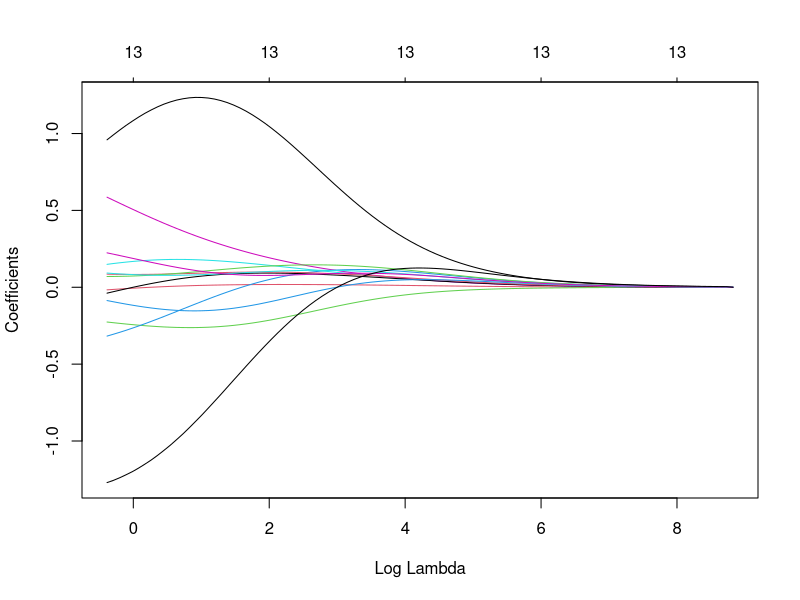
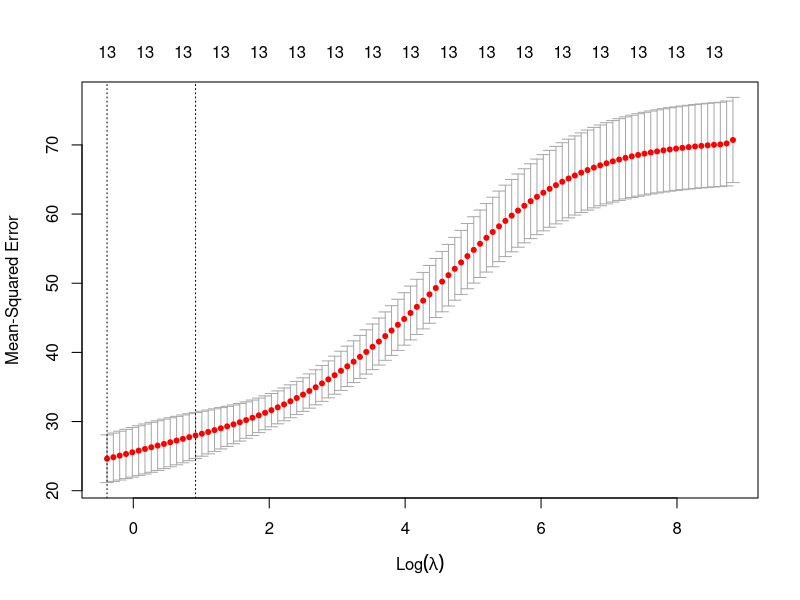
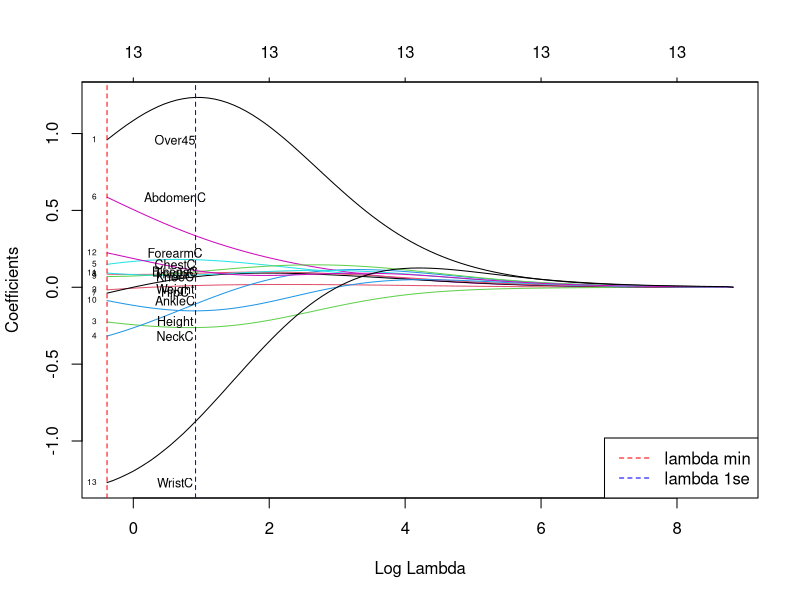
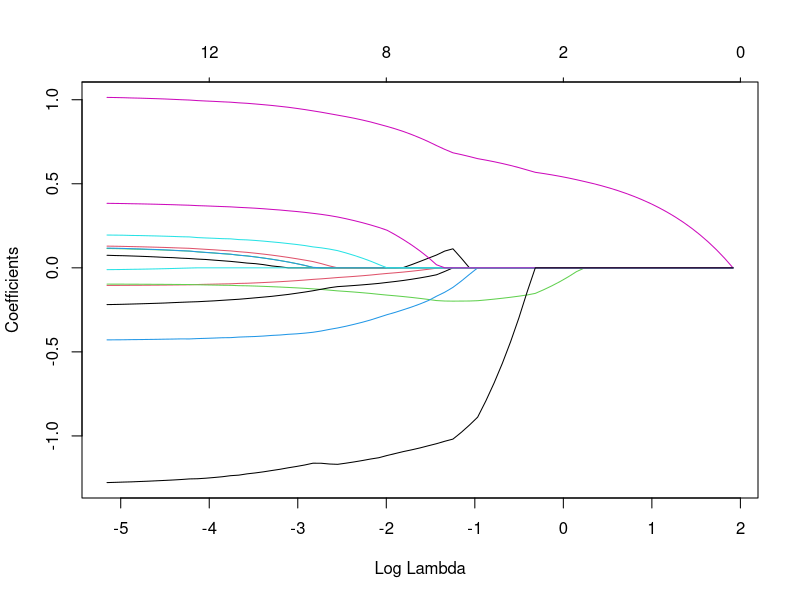
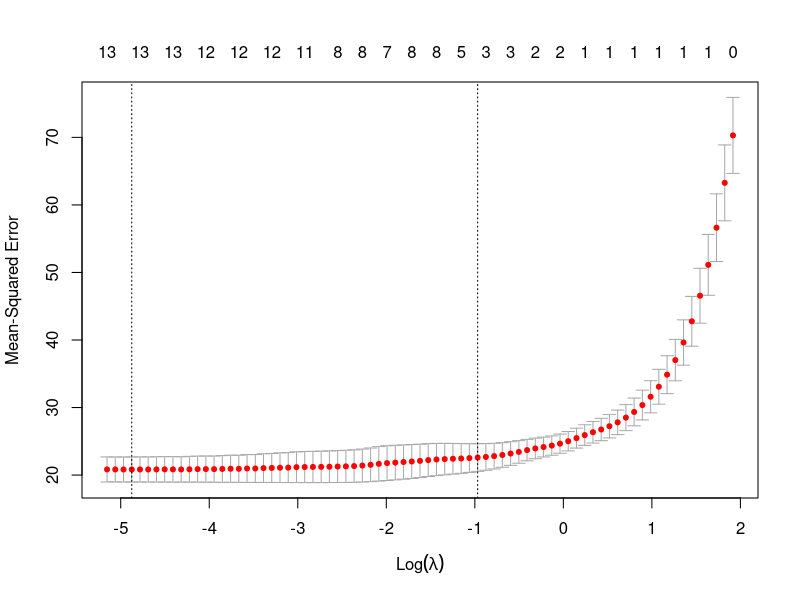
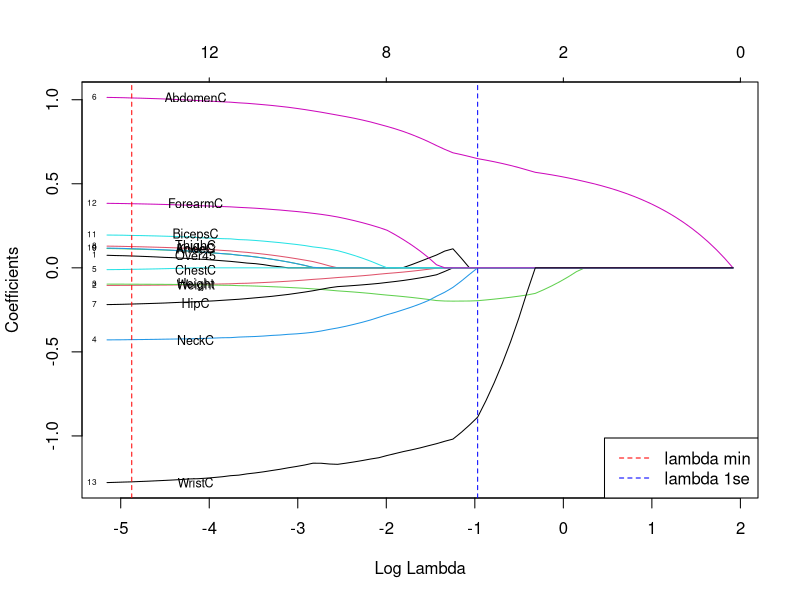

R code for these plots, in order:
## ---- chunk 1
knitr::opts_chunk$set(echo = TRUE)
knitr::opts_chunk$set(warning = FALSE, message = FALSE) # just to clean the pdf files, not recommended in practice!
## ---- chunk 2
library(glmnet)     # ridge and lasso for GLMs
library(tidyverse)  # data manipulation and visualization
library(caret)      # statistical learning techniques
library(ggplot2)    # plots
## ---- chunk 3
df <- read.table('BODY_FAT.TXT', header=TRUE)
names(df)
## ---- chunk 4
df <- df[,-1]
## ---- chunk 5
# getting the predictors
x_var <- data.matrix(df[,-1])     # NOTE: glmnet requires a matrix structure
# getting the response variable
y_var <- df[,"SiriBF."]
## ---- chunk 6
help(glmnet)
## ---- chunk 7
ridge <- glmnet(x_var, y_var, alpha=0)
summary(ridge)
## ---- chunk 8
dim(ridge$beta)
plot(ridge, xvar="lambda")
## ---- chunk 9
cv_ridge <- cv.glmnet(x_var, y_var, alpha = 0)
cv_ridge
## ---- chunk 10
cv_ridge$lambda.min
cv_ridge$lambda.1se
## ---- chunk 11
plot(cv_ridge)
## ---- chunk 12
lbs_fun <- function(fit, offset_x=1, ...) {
  L <- length(fit$lambda)
  x <- log(fit$lambda[L])+ offset_x
  y <- fit$beta[, L]
  labs <- names(y)
  text(x, y, labels=labs, cex=0.75, ...)
}
plot(ridge, xvar = "lambda", label=T)
lbs_fun(ridge)
abline(v=log(cv_ridge$lambda.min), col = "red", lty=2)
abline(v=log(cv_ridge$lambda.1se), col="blue", lty=2)
legend(x = "bottomright",
       legend = c("lambda min", "lambda 1se"),
       lty = c(2, 2),
       col = c("red", "blue"))
## ---- chunk 13
min_ridge <- glmnet(x_var, y_var, alpha=0, lambda= cv_ridge$lambda.min)
coef(min_ridge)
## ---- chunk 14
# Make predictions on the training data
predictions <- min_ridge %>% predict(x_var) %>% as.vector()
# Model performance metrics
data.frame(
  RMSE = RMSE(predictions, y_var),
  Rsquare = R2(predictions, y_var)
)
## ---- chunk 15
lasso <- glmnet(x_var, y_var, alpha=1)
summary(lasso)
## ---- chunk 16
plot(lasso, xvar="lambda")
## ---- chunk 17
cv_lasso <- cv.glmnet(x_var, y_var, alpha = 1)
cv_lasso
plot(cv_lasso)
## ---- chunk 18
lbs_fun <- function(fit, offset_x=1, ...) {
  L <- length(fit$lambda)
  x <- log(fit$lambda[L])+ offset_x
  y <- fit$beta[, L]
  labs <- names(y)
  text(x, y, labels=labs, cex=0.75, ...)
}
plot(lasso, xvar = "lambda", label=T)
lbs_fun(lasso)
abline(v=log(cv_lasso$lambda.min), col = "red", lty=2)
abline(v=log(cv_lasso$lambda.1se), col="blue", lty=2)
legend(x = "bottomright",
       legend = c("lambda min", "lambda 1se"),
       lty = c(2, 2),
       col = c("red", "blue"))
## ---- chunk 19
min_lasso <- glmnet(x_var, y_var, alpha=1, lambda= cv_lasso$lambda.min)
se_lasso <- glmnet(x_var, y_var, alpha=1, lambda= cv_lasso$lambda.1se)

lasso_mat <- cbind(coef(min_lasso), coef(se_lasso))
colnames(lasso_mat) <- c("min", "1se")
lasso_mat

## ---- chunk 20
# Make predictions on the training data
predictions <- se_lasso %>% predict(x_var) %>% as.vector()
# Model performance metrics
data.frame(
  RMSE = RMSE(predictions, y_var),
  Rsquare = R2(predictions, y_var)
)
